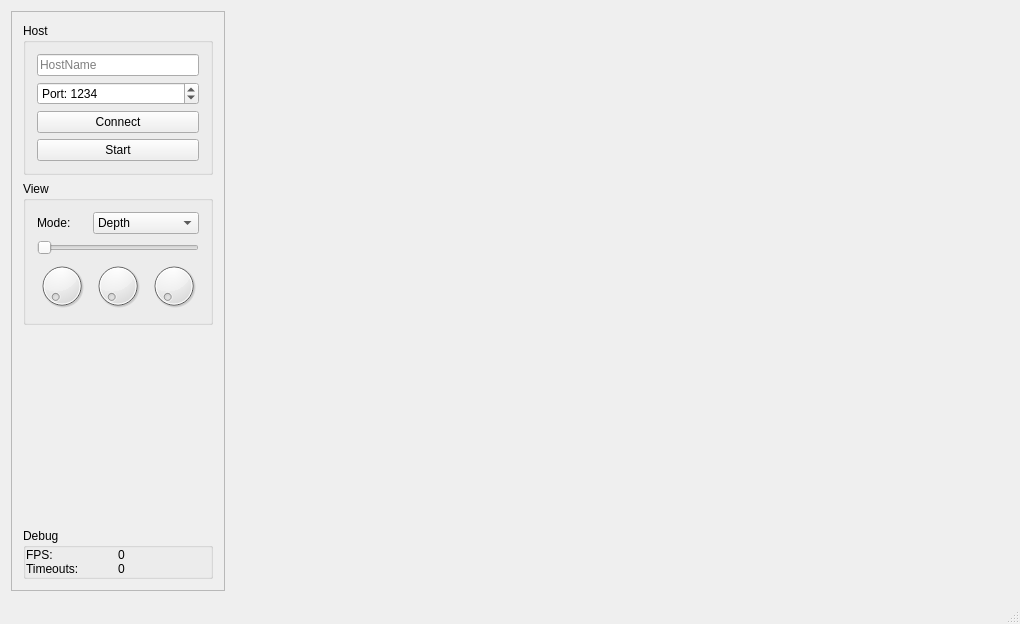
<?xml version="1.0" encoding="UTF-8"?>
<ui version="4.0">
 <class>MainWindow</class>
 <widget class="QMainWindow" name="MainWindow">
  <property name="geometry">
   <rect>
    <x>0</x>
    <y>0</y>
    <width>1020</width>
    <height>624</height>
   </rect>
  </property>
  <property name="windowTitle">
   <string>MainWindow</string>
  </property>
  <widget class="QWidget" name="centralWidget">
   <layout class="QHBoxLayout" name="horizontalLayout_2">
    <item>
     <widget class="QFrame" name="frmLeft">
      <property name="frameShape">
       <enum>QFrame::StyledPanel</enum>
      </property>
      <property name="frameShadow">
       <enum>QFrame::Raised</enum>
      </property>
      <layout class="QVBoxLayout" name="verticalLayout">
       <item>
        <widget class="QGroupBox" name="boxHost">
         <property name="title">
          <string>Host</string>
         </property>
         <layout class="QVBoxLayout" name="verticalLayout_2">
          <item>
           <widget class="QLineEdit" name="txtHostName">
            <property name="sizePolicy">
             <sizepolicy hsizetype="Maximum" vsizetype="Fixed">
              <horstretch>0</horstretch>
              <verstretch>0</verstretch>
             </sizepolicy>
            </property>
            <property name="maximumSize">
             <size>
              <width>1000</width>
              <height>25</height>
             </size>
            </property>
            <property name="text">
             <string/>
            </property>
            <property name="placeholderText">
             <string>HostName</string>
            </property>
           </widget>
          </item>
          <item>
           <widget class="QSpinBox" name="spinBox">
            <property name="suffix">
             <string/>
            </property>
            <property name="prefix">
             <string>Port: </string>
            </property>
            <property name="maximum">
             <number>9999</number>
            </property>
            <property name="value">
             <number>1234</number>
            </property>
           </widget>
          </item>
          <item>
           <widget class="QPushButton" name="btnConnect">
            <property name="text">
             <string>Connect</string>
            </property>
            <property name="checkable">
             <bool>true</bool>
            </property>
           </widget>
          </item>
          <item>
           <widget class="QPushButton" name="btnStartStream">
            <property name="text">
             <string>Start</string>
            </property>
            <property name="checkable">
             <bool>true</bool>
            </property>
           </widget>
          </item>
         </layout>
        </widget>
       </item>
       <item>
        <widget class="QGroupBox" name="boxStream">
         <property name="title">
          <string>View</string>
         </property>
         <layout class="QGridLayout" name="gridLayout_2" columnstretch="0,0,0">
          <item row="1" column="0" colspan="3">
           <widget class="QSlider" name="sliderZoom">
            <property name="sizePolicy">
             <sizepolicy hsizetype="Preferred" vsizetype="Fixed">
              <horstretch>0</horstretch>
              <verstretch>0</verstretch>
             </sizepolicy>
            </property>
            <property name="toolTip">
             <string>Zoom</string>
            </property>
            <property name="orientation">
             <enum>Qt::Horizontal</enum>
            </property>
           </widget>
          </item>
          <item row="2" column="1">
           <widget class="QDial" name="dialYRot">
            <property name="maximumSize">
             <size>
              <width>50</width>
              <height>50</height>
             </size>
            </property>
            <property name="maximum">
             <number>360</number>
            </property>
            <property name="notchTarget">
             <double>36.000000000000000</double>
            </property>
            <property name="notchesVisible">
             <bool>false</bool>
            </property>
           </widget>
          </item>
          <item row="2" column="2">
           <widget class="QDial" name="dialZRot">
            <property name="maximumSize">
             <size>
              <width>50</width>
              <height>50</height>
             </size>
            </property>
            <property name="maximum">
             <number>360</number>
            </property>
            <property name="notchTarget">
             <double>36.000000000000000</double>
            </property>
           </widget>
          </item>
          <item row="0" column="1" colspan="2">
           <widget class="QComboBox" name="cboViewType">
            <item>
             <property name="text">
              <string>Depth</string>
             </property>
            </item>
            <item>
             <property name="text">
              <string>Disparity</string>
             </property>
            </item>
            <item>
             <property name="text">
              <string>IR</string>
             </property>
            </item>
            <item>
             <property name="text">
              <string>RGB</string>
             </property>
            </item>
            <item>
             <property name="text">
              <string>Overlay</string>
             </property>
            </item>
           </widget>
          </item>
          <item row="0" column="0">
           <widget class="QLabel" name="label_5">
            <property name="text">
             <string>Mode:</string>
            </property>
           </widget>
          </item>
          <item row="2" column="0">
           <widget class="QDial" name="dialXRot">
            <property name="maximumSize">
             <size>
              <width>50</width>
              <height>50</height>
             </size>
            </property>
            <property name="maximum">
             <number>360</number>
            </property>
            <property name="orientation">
             <enum>Qt::Horizontal</enum>
            </property>
            <property name="invertedAppearance">
             <bool>false</bool>
            </property>
            <property name="invertedControls">
             <bool>false</bool>
            </property>
            <property name="notchTarget">
             <double>36.000000000000000</double>
            </property>
            <property name="notchesVisible">
             <bool>false</bool>
            </property>
           </widget>
          </item>
         </layout>
        </widget>
       </item>
       <item>
        <spacer name="verticalSpacer">
         <property name="orientation">
          <enum>Qt::Vertical</enum>
         </property>
         <property name="sizeHint" stdset="0">
          <size>
           <width>20</width>
           <height>40</height>
          </size>
         </property>
        </spacer>
       </item>
       <item>
        <widget class="QGroupBox" name="groupBox">
         <property name="title">
          <string>Debug</string>
         </property>
         <layout class="QGridLayout" name="gridLayout">
          <property name="sizeConstraint">
           <enum>QLayout::SetMinimumSize</enum>
          </property>
          <property name="leftMargin">
           <number>0</number>
          </property>
          <property name="topMargin">
           <number>0</number>
          </property>
          <property name="rightMargin">
           <number>0</number>
          </property>
          <property name="bottomMargin">
           <number>0</number>
          </property>
          <property name="spacing">
           <number>0</number>
          </property>
          <item row="1" column="0">
           <widget class="QLabel" name="label_3">
            <property name="text">
             <string>FPS:</string>
            </property>
           </widget>
          </item>
          <item row="2" column="0">
           <widget class="QLabel" name="label_4">
            <property name="text">
             <string>Timeouts:</string>
            </property>
           </widget>
          </item>
          <item row="2" column="1">
           <widget class="QLabel" name="Timeouts">
            <property name="text">
             <string>0</string>
            </property>
           </widget>
          </item>
          <item row="1" column="1">
           <widget class="QLabel" name="FPS">
            <property name="text">
             <string>0</string>
            </property>
           </widget>
          </item>
         </layout>
        </widget>
       </item>
      </layout>
     </widget>
    </item>
    <item>
     <widget class="CloudOpenGLPanel" name="canvas" native="true">
      <property name="sizePolicy">
       <sizepolicy hsizetype="Expanding" vsizetype="Expanding">
        <horstretch>0</horstretch>
        <verstretch>0</verstretch>
       </sizepolicy>
      </property>
      <property name="minimumSize">
       <size>
        <width>640</width>
        <height>480</height>
       </size>
      </property>
     </widget>
    </item>
   </layout>
  </widget>
  <widget class="QMenuBar" name="menuBar">
   <property name="geometry">
    <rect>
     <x>0</x>
     <y>0</y>
     <width>1020</width>
     <height>26</height>
    </rect>
   </property>
  </widget>
  <widget class="QStatusBar" name="statusBar"/>
  <action name="actionSettings">
   <property name="text">
    <string>Settings</string>
   </property>
  </action>
 </widget>
 <layoutdefault spacing="6" margin="11"/>
 <customwidgets>
  <customwidget>
   <class>CloudOpenGLPanel</class>
   <extends>QWidget</extends>
   <header>CloudOpenGLPanel.h</header>
   <container>1</container>
  </customwidget>
 </customwidgets>
 <resources/>
 <connections>
  <connection>
   <sender>btnConnect</sender>
   <signal>clicked(bool)</signal>
   <receiver>MainWindow</receiver>
   <slot>onConnectPressed(bool)</slot>
   <hints>
    <hint type="sourcelabel">
     <x>136</x>
     <y>162</y>
    </hint>
    <hint type="destinationlabel">
     <x>207</x>
     <y>703</y>
    </hint>
   </hints>
  </connection>
  <connection>
   <sender>btnStartStream</sender>
   <signal>clicked(bool)</signal>
   <receiver>MainWindow</receiver>
   <slot>onStartPressed(bool)</slot>
   <hints>
    <hint type="sourcelabel">
     <x>171</x>
     <y>197</y>
    </hint>
    <hint type="destinationlabel">
     <x>23</x>
     <y>760</y>
    </hint>
   </hints>
  </connection>
  <connection>
   <sender>cboViewType</sender>
   <signal>currentIndexChanged(QString)</signal>
   <receiver>MainWindow</receiver>
   <slot>onModeEdited(QString)</slot>
   <hints>
    <hint type="sourcelabel">
     <x>114</x>
     <y>252</y>
    </hint>
    <hint type="destinationlabel">
     <x>152</x>
     <y>639</y>
    </hint>
   </hints>
  </connection>
 </connections>
 <slots>
  <slot>onConnectPressed(bool)</slot>
  <slot>onStreamTypeChanged(int)</slot>
  <slot>onResolutionChanged(int)</slot>
  <slot>onStartPressed(bool)</slot>
  <slot>onScalingChanged()</slot>
  <slot>onFPSChanged(int)</slot>
  <slot>onModeEdited(QString)</slot>
 </slots>
</ui>
